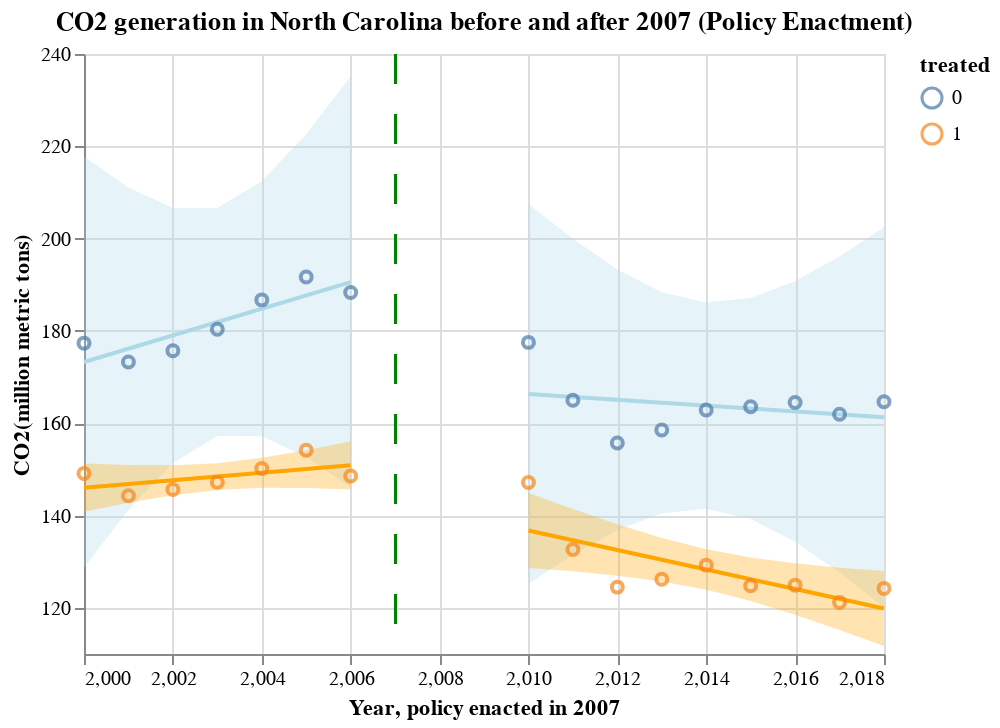

Notebook source saved alongside this figure:
### Code cell
df1 = df.copy()
data = df1[df1["State"].isin(['NC', 'GA','FL','VA'])]
data = data[(data["Year"].isin([2000, 2001, 2002,2003,2004,2005, 2006, 2010, 2011, 2012,2013,2014,2015,2016, 2017, 2018 ]))]

data['treated'] = np.where(data["State"]=='NC', 1, 0)
data['post_treatment'] = np.where(data['Year']>2007, 1, 0)

grouped_means = data.groupby(["treated", "Year"], as_index=False)[
    ["CO2"]
].mean()
scatter = (
    alt.Chart(grouped_means)
    .mark_point()
    .encode(
        x=alt.X("Year:Q", scale=alt.Scale(zero=False), title = 'Year, policy enacted in 2007'),
        y=alt.Y("CO2:Q", scale=alt.Scale(zero=False), title = 'CO2(million metric tons)'),
        color="treated:N",
    )
).properties(title="CO2 generation in North Carolina before and after 2007 (Policy Enactment)")

df_t = df1.copy()
df_t["enact"] = 2007

loesses = []
ci = []
colors = {0: "lightblue", 1:"orange"}
for t, p in [(0, 0), (0, 1), (1, 0), (1, 1)]:
    c = (
        alt.Chart(
            data[(data["treated"] == t) & (data["post_treatment"] == p)]
        )
        .encode(
            x=alt.X("Year:Q", scale=alt.Scale(zero=False)),
            y=alt.Y("CO2:Q", scale=alt.Scale(zero=False)),
        )
        .transform_regression("Year", "CO2")
        .mark_line(color=colors[t])
    )
    loesses.append(c)

    se = get_ci(data[(data["treated"] == t) & (data["post_treatment"] == p)], "CO2","Year", colors[t])
    ci.append(se)

rule = alt.Chart(df_t).mark_rule(color="green", strokeDash=[15, 15]).encode(
    x='enact:Q',
)

NC_fin = alt.layer(*ci, *loesses, scatter) + rule
NC_fin.save(f"{path_prefix}NC.png")
NC_fin

### Figure 1 — Vega-Lite specification as saved in the notebook (floating-point values rounded to 4 significant figures; data arrays with more than 128 entries replaced by an {"elided": "..."} marker saying what was removed)
{"config": {"view": {"continuousWidth": 400, "continuousHeight": 300}}, "layer": [{"data": {"name": "data-04ada61197699638b2c137a1f0761142"}, "mark": {"type": "errorband", "color": "lightblue"}, "encoding": {"x": {"field": "Year", "scale": {"zero": false}, "type": "quantitative"}, "y": {"field": "ci_low", "scale": {"zero": false}, "title": "", "type": "quantitative"}, "y2": {"field": "ci_high"}}}, {"data": {"name": "data-9bc61262c7d4d8a8f3f5cca76d3d5773"}, "mark": {"type": "errorband", "color": "lightblue"}, "encoding": {"x": {"field": "Year", "scale": {"zero": false}, "type": "quantitative"}, "y": {"field": "ci_low", "scale": {"zero": false}, "title": "", "type": "quantitative"}, "y2": {"field": "ci_high"}}}, {"data": {"name": "data-7137c89ffdf3fdbb71cb50b03297112b"}, "mark": {"type": "errorband", "color": "orange"}, "encoding": {"x": {"field": "Year", "scale": {"zero": false}, "type": "quantitative"}, "y": {"field": "ci_low", "scale": {"zero": false}, "title": "", "type": "quantitative"}, "y2": {"field": "ci_high"}}}, {"data": {"name": "data-0e5f52cba0f6b0106f02d62fead1a860"}, "mark": {"type": "errorband", "color": "orange"}, "encoding": {"x": {"field": "Year", "scale": {"zero": false}, "type": "quantitative"}, "y": {"field": "ci_low", "scale": {"zero": false}, "title": "", "type": "quantitative"}, "y2": {"field": "ci_high"}}}, {"data": {"name": "data-198a30dc5b19b95b8c292d52f02ad3d4"}, "mark": {"type": "line", "color": "lightblue"}, "encoding": {"x": {"field": "Year", "scale": {"zero": false}, "type": "quantitative"}, "y": {"field": "CO2", "scale": {"zero": false}, "type": "quantitative"}}, "transform": [{"on": "Year", "regression": "CO2"}]}, {"data": {"name": "data-98312b1607e70aa1d1667733fa9af33a"}, "mark": {"type": "line", "color": "lightblue"}, "encoding": {"x": {"field": "Year", "scale": {"zero": false}, "type": "quantitative"}, "y": {"field": "CO2", "scale": {"zero": false}, "type": "quantitative"}}, "transform": [{"on": "Year", "regression": "CO2"}]}, {"data": {"name": "data-093dba6de4550914b8373c0d8085ed2c"}, "mark": {"type": "line", "color": "orange"}, "encoding": {"x": {"field": "Year", "scale": {"zero": false}, "type": "quantitative"}, "y": {"field": "CO2", "scale": {"zero": false}, "type": "quantitative"}}, "transform": [{"on": "Year", "regression": "CO2"}]}, {"data": {"name": "data-3cecbd23f3f2a68d74417af6f2e7c65d"}, "mark": {"type": "line", "color": "orange"}, "encoding": {"x": {"field": "Year", "scale": {"zero": false}, "type": "quantitative"}, "y": {"field": "CO2", "scale": {"zero": false}, "type": "quantitative"}}, "transform": [{"on": "Year", "regression": "CO2"}]}, {"data": {"name": "data-dad3ef2b38a3ab5a209e307b5d9c0783"}, "mark": "point", "encoding": {"color": {"field": "treated", "type": "nominal"}, "x": {"field": "Year", "scale": {"zero": false}, "title": "Year, policy enacted in 2007", "type": "quantitative"}, "y": {"field": "CO2", "scale": {"zero": false}, "title": "CO2(million metric tons)", "type": "quantitative"}}, "title": "CO2 generation in North Carolina before and after 2007 (Policy Enactment)"}, {"data": {"name": "data-a4e661436fc7e88819081f52b7d93f65"}, "mark": {"type": "rule", "color": "green", "strokeDash": [15, 15]}, "encoding": {"x": {"field": "enact", "type": "quantitative"}}}], "$schema": "https://vega.github.io/schema/vega-lite/v4.17.0.json", "datasets": {"data-04ada61197699638b2c137a1f0761142": [{"Year": 2000, "CO2": 173.3, "ci_low": 128.7, "ci_high": 217.8}, {"Year": 2001, "CO2": 176.1, "ci_low": 141.2, "ci_high": 211.1}, {"Year": 2002, "CO2": 179.0, "ci_low": 151.4, "ci_high": 206.7}, {"Year": 2003, "CO2": 181.9, "ci_low": 157.2, "ci_high": 206.6}, {"Year": 2004, "CO2": 184.8, "ci_low": 157.2, "ci_high": 212.4}, {"Year": 2005, "CO2": 187.7, "ci_low": 152.7, "ci_high": 222.6}, {"Year": 2006, "CO2": 190.6, "ci_low": 146.0, "ci_high": 235.1}], "data-9bc61262c7d4d8a8f3f5cca76d3d5773": [{"Year": 2010, "CO2": 166.3, "ci_low": 125.2, "ci_high": 207.5}, {"Year": 2011, "CO2": 165.7, "ci_low": 131.5, "ci_high": 199.9}, {"Year": 2012, "CO2": 165.1, "ci_low": 136.8, "ci_high": 193.3}, {"Year": 2013, "CO2": 164.4, "ci_low": 140.5, "ci_high": 188.4}, {"Year": 2014, "CO2": 163.8, "ci_low": 141.5, "ci_high": 186.1}, {"Year": 2015, "CO2": 163.2, "ci_low": 139.2, "ci_high": 187.1}, {"Year": 2016, "CO2": 162.5, "ci_low": 134.3, "ci_high": 190.8}, {"Year": 2017, "CO2": 161.9, "ci_low": 127.7, "ci_high": 196.1}, {"Year": 2018, "CO2": 161.3, "ci_low": 120.1, "ci_high": 202.5}], "data-7137c89ffdf3fdbb71cb50b03297112b": [{"Year": 2000, "CO2": 146.0, "ci_low": 140.8, "ci_high": 151.3}, {"Year": 2001, "CO2": 146.8, "ci_low": 142.7, "ci_high": 150.9}, {"Year": 2002, "CO2": 147.7, "ci_low": 144.4, "ci_high": 150.9}, {"Year": 2003, "CO2": 148.5, "ci_low": 145.6, "ci_high": 151.4}, {"Year": 2004, "CO2": 149.3, "ci_low": 146.0, "ci_high": 152.5}, {"Year": 2005, "CO2": 150.1, "ci_low": 146.0, "ci_high": 154.2}, {"Year": 2006, "CO2": 150.9, "ci_low": 145.7, "ci_high": 156.1}], "data-0e5f52cba0f6b0106f02d62fead1a860": [{"Year": 2010, "CO2": 136.8, "ci_low": 128.7, "ci_high": 144.9}, {"Year": 2011, "CO2": 134.7, "ci_low": 127.9, "ci_high": 141.4}, {"Year": 2012, "CO2": 132.5, "ci_low": 127.0, "ci_high": 138.1}, {"Year": 2013, "CO2": 130.4, "ci_low": 125.7, "ci_high": 135.1}, {"Year": 2014, "CO2": 128.3, "ci_low": 123.9, "ci_high": 132.7}, {"Year": 2015, "CO2": 126.2, "ci_low": 121.5, "ci_high": 130.9}, {"Year": 2016, "CO2": 124.1, "ci_low": 118.5, "ci_high": 129.6}, {"Year": 2017, "CO2": 122.0, "ci_low": 115.2, "ci_high": 128.7}, {"Year": 2018, "CO2": 119.9, "ci_low": 111.7, "ci_high": 128.0}], "data-198a30dc5b19b95b8c292d52f02ad3d4": [{"Unnamed: 0": 133, "Year": 2000, "Average_Temp": 70.6, "StateName": "Florida", "Percipitation": 40.29, "State": "FL", "RPS": false, "Enacted": "None", "Percentage": 0.0, "TargetYear": 0, "Duration": 0, "CleanEnergyPercent": 0.0, "Entity": "US", "Code": "OWID_WRL", "SolarPrice": 4.88, "CO2": 239.1, "CoalPrice": 1.57, "NaturalGasPrice": 5.01, "NuclearPrice": 0.44, "PetroleumPrice": 8.84, "GDP": 490400.0, "treated": 0, "post_treatment": 0}, {"Unnamed: 0": 134, "Year": 2000, "Average_Temp": 63.3, "StateName": "Georgia", "Percipitation": 41.38, "State": "GA", "RPS": false, "Enacted": "None", "Percentage": 0.0, "TargetYear": 0, "Duration": 0, "CleanEnergyPercent": 0.0, "Entity": "US", "Code": "OWID_WRL", "SolarPrice": 4.88, "CO2": 169.7, "CoalPrice": 1.55, "NaturalGasPrice": 6.24, "NuclearPrice": 0.45, "PetroleumPrice": 9.57, "GDP": 305600.0, "treated": 0, "post_treatment": 0}, {"Unnamed: 0": 163, "Year": 2000, "Average_Temp": 54.9, "StateName": "Virginia", "Percipitation": 40.33, "State": "VA", "RPS": false, "Enacted": "None", "Percentage": 0.0, "TargetYear": 0, "Duration": 0, "CleanEnergyPercent": 0.0, "Entity": "US", "Code": "OWID_WRL", "SolarPrice": 4.88, "CO2": 123.3, "CoalPrice": 1.38, "NaturalGasPrice": 7.0, "NuclearPrice": 0.43, "PetroleumPrice": 10.06, "GDP": 268500.0, "treated": 0, "post_treatment": 0}, {"Unnamed: 0": 175, "Year": 2001, "Average_Temp": 70.9, "StateName": "Florida", "Percipitation": 52.21, "State": "FL", "RPS": false, "Enacted": "None", "Percentage": 0.0, "TargetYear": 0, "Duration": 0, "CleanEnergyPercent": 0.0, "Entity": "US", "Code": "OWID_WRL", "SolarPrice": 4.774, "CO2": 237.4, "CoalPrice": 1.72, "NaturalGasPrice": 5.7, "NuclearPrice": 0.41, "PetroleumPrice": 8.17, "GDP": 519100.0, "treated": 0, "post_treatment": 0}, {"Unnamed: 0": 176, "Year": 2001, "Average_Temp": 63.9, "StateName": "Georgia", "Percipitation": 41.8, "State": "GA", "RPS": false, "Enacted": "None", "Percentage": 0.0, "TargetYear": 0, "Duration": 0, "CleanEnergyPercent": 0.0, "Entity": "US", "Code": "OWID_WRL", "SolarPrice": 4.774, "CO2": 161.6, "CoalPrice": 1.68, "NaturalGasPrice": 7.56, "NuclearPrice": 0.44, "PetroleumPrice": 9.03, "GDP": 317500.0, "treated": 0, "post_treatment": 0}, {"Unnamed: 0": 205, "Year": 2001, "Average_Temp": 55.8, "StateName": "Virginia", "Percipitation": 34.88, "State": "VA", "RPS": false, "Enacted": "None", "Percentage": 0.0, "TargetYear": 0, "Duration": 0, "CleanEnergyPercent": 0.0, "Entity": "US", "Code": "OWID_WRL", "SolarPrice": 4.774, "CO2": 120.8, "CoalPrice": 1.63, "NaturalGasPrice": 8.23, "NuclearPrice": 0.44, "PetroleumPrice": 9.46, "GDP": 285600.0, "treated": 0, "post_treatment": 0}, {"Unnamed: 0": 217, "Year": 2002, "Average_Temp": 71.3, "StateName": "Florida", "Percipitation": 58.49, "State": "FL", "RPS": false, "Enacted": "None", "Percentage": 0.0, "TargetYear": 0, "Duration": 0, "CleanEnergyPercent": 0.0, "Entity": "US", "Code": "OWID_WRL", "SolarPrice": 4.031, "CO2": 241.2, "CoalPrice": 1.76, "NaturalGasPrice": 4.71, "NuclearPrice": 0.41, "PetroleumPrice": 8.12, "GDP": 553000.0, "treated": 0, "post_treatment": 0}, {"Unnamed: 0": 218, "Year": 2002, "Average_Temp": 64.4, "StateName": "Georgia", "Percipitation": 49.72, "State": "GA", "RPS": false, "Enacted": "None", "Percentage": 0.0, "TargetYear": 0, "Duration": 0, "CleanEnergyPercent": 0.0, "Entity": "US", "Code": "OWID_WRL", "SolarPrice": 4.031, "CO2": 166.6, "CoalPrice": 1.7, "NaturalGasPrice": 6.68, "NuclearPrice": 0.45, "PetroleumPrice": 8.64, "GDP": 327100.0, "treated": 0, "post_treatment": 0}, {"Unnamed: 0": 247, "Year": 2002, "Average_Temp": 56.6, "StateName": "Virginia", "Percipitation": 42.62, "State": "VA", "RPS": false, "Enacted": "None", "Percentage": 0.0, "TargetYear": 0, "Duration": 0, "CleanEnergyPercent": 0.0, "Entity": "US", "Code": "OWID_WRL", "SolarPrice": 4.031, "CO2": 119.3, "CoalPrice": 1.73, "NaturalGasPrice": 6.62, "NuclearPrice": 0.44, "PetroleumPrice": 9.19, "GDP": 295400.0, "treated": 0, "post_treatment": 0}, {"Unnamed: 0": 259, "Year": 2003, "Average_Temp": 70.9, "StateName": "Florida", "Percipitation": 58.77, "State": "FL", "RPS": false, "Enacted": "None", "Percentage": 0.0, "TargetYear": 0, "Duration": 0, "CleanEnergyPercent": 0.0, "Entity": "US", "Code": "OWID_WRL", "SolarPrice": 3.978, "CO2": 246.5, "CoalPrice": 1.76, "NaturalGasPrice": 6.43, "NuclearPrice": 0.42, "PetroleumPrice": 9.35, "GDP": 590500.0, "treated": 0, "post_treatment": 0}, {"Unnamed: 0": 260, "Year": 2003, "Average_Temp": 63.3, "StateName": "Georgia", "Percipitation": 57.23, "State": "GA", "RPS": false, "Enacted": "None", "Percentage": 0.0, "TargetYear": 0, "Duration": 0, "CleanEnergyPercent": 0.0, "Entity": "US", "Code": "OWID_WRL", "SolarPrice": 3.978, "CO2": 170.5, "CoalPrice": 1.73, "NaturalGasPrice": 8.69, "NuclearPrice": 0.44, "PetroleumPrice": 9.98, "GDP": 342600.0, "treated": 0, "post_treatment": 0}, {"Unnamed: 0": 289, "Year": 2003, "Average_Temp": 55.0, "StateName": "Virginia", "Percipitation": 61.89, "State": "VA", "RPS": false, "Enacted": "None", "Percentage": 0.0, "TargetYear": 0, "Duration": 0, "CleanEnergyPercent": 0.0, "Entity": "US", "Code": "OWID_WRL", "SolarPrice": 3.978, "CO2": 124.1, "CoalPrice": 1.69, "NaturalGasPrice": 8.61, "NuclearPrice": 0.46, "PetroleumPrice": 10.31, "GDP": 311700.0, "treated": 0, "post_treatment": 0}, {"Unnamed: 0": 301, "Year": 2004, "Average_Temp": 70.8, "StateName": "Florida", "Percipitation": 57.22, "State": "FL", "RPS": false, "Enacted": "None", "Percentage": 0.0, "TargetYear": 0, "Duration": 0, "CleanEnergyPercent": 0.0, "Entity": "US", "Code": "OWID_WRL", "SolarPrice": 4.137, "CO2": 257.1, "CoalPrice": 1.93, "NaturalGasPrice": 7.05, "NuclearPrice": 0.44, "PetroleumPrice": 11.07, "GDP": 646600.0, "treated": 0, "post_treatment": 0}, {"Unnamed: 0": 302, "Year": 2004, "Average_Temp": 64.0, "StateName": "Georgia", "Percipitation": 52.16, "State": "GA", "RPS": false, "Enacted": "None", "Percentage": 0.0, "TargetYear": 0, "Duration": 0, "CleanEnergyPercent": 0.0, "Entity": "US", "Code": "OWID_WRL", "SolarPrice": 4.137, "CO2": 175.3, "CoalPrice": 1.82, "NaturalGasPrice": 9.77, "NuclearPrice": 0.43, "PetroleumPrice": 12.08, "GDP": 364800.0, "treated": 0, "post_treatment": 0}, {"Unnamed: 0": 331, "Year": 2004, "Average_Temp": 55.9, "StateName": "Virginia", "Percipitation": 48.94, "State": "VA", "RPS": false, "Enacted": "None", "Percentage": 0.0, "TargetYear": 0, "Duration": 0, "CleanEnergyPercent": 0.0, "Entity": "US", "Code": "OWID_WRL", "SolarPrice": 4.137, "CO2": 127.7, "CoalPrice": 1.97, "NaturalGasPrice": 9.58, "NuclearPrice": 0.46, "PetroleumPrice": 12.1, "GDP": 332100.0, "treated": 0, "post_treatment": 0}, {"Unnamed: 0": 343, "Year": 2005, "Average_Temp": 70.8, "StateName": "Florida", "Percipitation": 59.48, "State": "FL", "RPS": false, "Enacted": "None", "Percentage": 0.0, "TargetYear": 0, "Duration": 0, "CleanEnergyPercent": 0.0, "Entity": "US", "Code": "OWID_WRL", "SolarPrice": 4.243, "CO2": 260.0, "CoalPrice": 2.33, "NaturalGasPrice": 9.07, "NuclearPrice": 0.47, "PetroleumPrice": 14.28, "GDP": 705900.0, "treated": 0, "post_treatment": 0}, {"Unnamed: 0": 344, "Year": 2005, "Average_Temp": 63.8, "StateName": "Georgia", "Percipitation": 54.74, "State": "GA", "RPS": false, "Enacted": "None", "Percentage": 0.0, "TargetYear": 0, "Duration": 0, "CleanEnergyPercent": 0.0, "Entity": "US", "Code": "OWID_WRL", "SolarPrice": 4.243, "CO2": 185.6, "CoalPrice": 2.21, "NaturalGasPrice": 12.45, "NuclearPrice": 0.44, "PetroleumPrice": 15.59, "GDP": 389500.0, "treated": 0, "post_treatment": 0}, {"Unnamed: 0": 373, "Year": 2005, "Average_Temp": 55.9, "StateName": "Virginia", "Percipitation": 39.83, "State": "VA", "RPS": false, "Enacted": "None", "Percentage": 0.0, "TargetYear": 0, "Duration": 0, "CleanEnergyPercent": 0.0, "Entity": "US", "Code": "OWID_WRL", "SolarPrice": 4.243, "CO2": 129.4, "CoalPrice": 2.36, "NaturalGasPrice": 11.58, "NuclearPrice": 0.44, "PetroleumPrice": 15.65, "GDP": 358100.0, "treated": 0, "post_treatment": 0}, {"Unnamed: 0": 385, "Year": 2006, "Average_Temp": 71.4, "StateName": "Florida", "Percipitation": 41.0, "State": "FL", "RPS": false, "Enacted": "None", "Percentage": 0.0, "TargetYear": 0, "Duration": 0, "CleanEnergyPercent": 0.0, "Entity": "US", "Code": "OWID_WRL", "SolarPrice": 4.456, "CO2": 259.1, "CoalPrice": 2.59, "NaturalGasPrice": 9.13, "NuclearPrice": 0.52, "PetroleumPrice": 16.84, "GDP": 750500.0, "treated": 0, "post_treatment": 0}, {"Unnamed: 0": 386, "Year": 2006, "Average_Temp": 64.5, "StateName": "Georgia", "Percipitation": 39.0, "State": "GA", "RPS": false, "Enacted": "None", "Percentage": 0.0, "TargetYear": 0, "Duration": 0, "CleanEnergyPercent": 0.0, "Entity": "US", "Code": "OWID_WRL", "SolarPrice": 4.456, "CO2": 182.9, "CoalPrice": 2.44, "NaturalGasPrice": 11.56, "NuclearPrice": 0.44, "PetroleumPrice": 17.54, "GDP": 406000.0, "treated": 0, "post_treatment": 0}, {"Unnamed: 0": 415, "Year": 2006, "Average_Temp": 56.6, "StateName": "Virginia", "Percipitation": 46.2, "State": "VA", "RPS": false, "Enacted": "None", "Percentage": 0.0, "TargetYear": 0, "Duration": 0, "CleanEnergyPercent": 0.0, "Entity": "US", "Code": "OWID_WRL", "SolarPrice": 4.456, "CO2": 123.0, "CoalPrice": 2.5, "NaturalGasPrice": 11.39, "NuclearPrice": 0.52, "PetroleumPrice": 18.3, "GDP": 376200.0, "treated": 0, "post_treatment": 0}], "data-98312b1607e70aa1d1667733fa9af33a": [{"Unnamed: 0": 553, "Year": 2010, "Average_Temp": 69.2, "StateName": "Florida", "Percipitation": 48.12, "State": "FL", "RPS": false, "Enacted": "None", "Percentage": 0.0, "TargetYear": 0, "Duration": 0, "CleanEnergyPercent": 0.0, "Entity": "US", "Code": "OWID_WRL", "SolarPrice": 2.045, "CO2": 245.5, "CoalPrice": 3.48, "NaturalGasPrice": 6.91, "NuclearPrice": 0.68, "PetroleumPrice": 19.82, "GDP": 746900.0, "treated": 0, "post_treatment": 1}, {"Unnamed: 0": 554, "Year": 2010, "Average_Temp": 63.0, "StateName": "Georgia", "Percipitation": 43.04, "State": "GA", "RPS": false, "Enacted": "None", "Percentage": 0.0, "TargetYear": 0, "Duration": 0, "CleanEnergyPercent": 0.0, "Entity": "US", "Code": "OWID_WRL", "SolarPrice": 2.045, "CO2": 175.2, "CoalPrice": 3.9, "NaturalGasPrice": 8.66, "NuclearPrice": 0.63, "PetroleumPrice": 19.8, "GDP": 418100.0, "treated": 0, "post_treatment": 1}, {"Unnamed: 0": 583, "Year": 2010, "Average_Temp": 55.9, "StateName": "Virginia", "Percipitation": 41.74, "State": "VA", "RPS": false, "Enacted": "None", "Percentage": 0.0, "TargetYear": 0, "Duration": 0, "CleanEnergyPercent": 0.0, "Entity": "US", "Code": "OWID_WRL", "SolarPrice": 2.045, "CO2": 111.9, "CoalPrice": 3.53, "NaturalGasPrice": 8.11, "NuclearPrice": 0.54, "PetroleumPrice": 20.84, "GDP": 427000.0, "treated": 0, "post_treatment": 1}, {"Unnamed: 0": 595, "Year": 2011, "Average_Temp": 71.7, "StateName": "Florida", "Percipitation": 46.77, "State": "FL", "RPS": false, "Enacted": "None", "Percentage": 0.0, "TargetYear": 0, "Duration": 0, "CleanEnergyPercent": 0.0, "Entity": "US", "Code": "OWID_WRL", "SolarPrice": 1.677, "CO2": 232.4, "CoalPrice": 3.55, "NaturalGasPrice": 6.33, "NuclearPrice": 0.77, "PetroleumPrice": 25.75, "GDP": 755200.0, "treated": 0, "post_treatment": 1}, {"Unnamed: 0": 596, "Year": 2011, "Average_Temp": 64.6, "StateName": "Georgia", "Percipitation": 40.11, "State": "GA", "RPS": false, "Enacted": "None", "Percentage": 0.0, "TargetYear": 0, "Duration": 0, "CleanEnergyPercent": 0.0, "Entity": "US", "Code": "OWID_WRL", "SolarPrice": 1.677, "CO2": 160.0, "CoalPrice": 3.78, "NaturalGasPrice": 7.98, "NuclearPrice": 0.75, "PetroleumPrice": 25.29, "GDP": 431700.0, "treated": 0, "post_treatment": 1}, {"Unnamed: 0": 625, "Year": 2011, "Average_Temp": 57.0, "StateName": "Virginia", "Percipitation": 48.3, "State": "VA", "RPS": false, "Enacted": "None", "Percentage": 0.0, "TargetYear": 0, "Duration": 0, "CleanEnergyPercent": 0.0, "Entity": "US", "Code": "OWID_WRL", "SolarPrice": 1.677, "CO2": 102.5, "CoalPrice": 3.91, "NaturalGasPrice": 7.67, "NuclearPrice": 0.32, "PetroleumPrice": 26.65, "GDP": 435200.0, "treated": 0, "post_treatment": 1}, {"Unnamed: 0": 637, "Year": 2012, "Average_Temp": 71.9, "StateName": "Florida", "Percipitation": 55.09, "State": "FL", "RPS": false, "Enacted": "None", "Percentage": 0.0, "TargetYear": 0, "Duration": 0, "CleanEnergyPercent": 0.0, "Entity": "US", "Code": "OWID_WRL", "SolarPrice": 0.8764, "CO2": 227.0, "CoalPrice": 3.51, "NaturalGasPrice": 5.27, "NuclearPrice": 0.71, "PetroleumPrice": 26.65, "GDP": 778500.0, "treated": 0, "post_treatment": 1}, {"Unnamed: 0": 638, "Year": 2012, "Average_Temp": 65.5, "StateName": "Georgia", "Percipitation": 42.02, "State": "GA", "RPS": false, "Enacted": "None", "Percentage": 0.0, "TargetYear": 0, "Duration": 0, "CleanEnergyPercent": 0.0, "Entity": "US", "Code": "OWID_WRL", "SolarPrice": 0.8764, "CO2": 141.6, "CoalPrice": 3.51, "NaturalGasPrice": 6.23, "NuclearPrice": 0.83, "PetroleumPrice": 26.2, "GDP": 447800.0, "treated": 0, "post_treatment": 1}, {"Unnamed: 0": 667, "Year": 2012, "Average_Temp": 57.6, "StateName": "Virginia", "Percipitation": 40.05, "State": "VA", "RPS": false, "Enacted": "None", "Percentage": 0.0, "TargetYear": 0, "Duration": 0, "CleanEnergyPercent": 0.0, "Entity": "US", "Code": "OWID_WRL", "SolarPrice": 0.8764, "CO2": 98.56, "CoalPrice": 4.04, "NaturalGasPrice": 5.98, "NuclearPrice": 0.54, "PetroleumPrice": 27.32, "GDP": 446000.0, "treated": 0, "post_treatment": 1}, {"Unnamed: 0": 679, "Year": 2013, "Average_Temp": 71.7, "StateName": "Florida", "Percipitation": 56.87, "State": "FL", "RPS": false, "Enacted": "None", "Percentage": 0.0, "TargetYear": 0, "Duration": 0, "CleanEnergyPercent": 0.0, "Entity": "US", "Code": "OWID_WRL", "SolarPrice": 0.6963, "CO2": 227.0, "CoalPrice": 3.44, "NaturalGasPrice": 5.59, "NuclearPrice": 0.77, "PetroleumPrice": 26.09, "GDP": 811800.0, "treated": 0, "post_treatment": 1}, {"Unnamed: 0": 680, "Year": 2013, "Average_Temp": 63.4, "StateName": "Georgia", "Percipitation": 63.49, "State": "GA", "RPS": false, "Enacted": "None", "Percentage": 0.0, "TargetYear": 0, "Duration": 0, "CleanEnergyPercent": 0.0, "Entity": "US", "Code": "OWID_WRL", "SolarPrice": 0.6963, "CO2": 142.9, "CoalPrice": 3.22, "NaturalGasPrice": 7.06, "NuclearPrice": 0.87, "PetroleumPrice": 25.81, "GDP": 464800.0, "treated": 0, "post_treatment": 1}, {"Unnamed: 0": 709, "Year": 2013, "Average_Temp": 55.1, "StateName": "Virginia", "Percipitation": 51.37, "State": "VA", "RPS": false, "Enacted": "None", "Percentage": 0.0, "TargetYear": 0, "Duration": 0, "CleanEnergyPercent": 0.0, "Entity": "US", "Code": "OWID_WRL", "SolarPrice": 0.6963, "CO2": 105.8, "CoalPrice": 3.62, "NaturalGasPrice": 6.73, "NuclearPrice": 0.71, "PetroleumPrice": 26.82, "GDP": 457600.0, "treated": 0, "post_treatment": 1}, {"Unnamed: 0": 721, "Year": 2014, "Average_Temp": 70.6, "StateName": "Florida", "Percipitation": 59.13, "State": "FL", "RPS": false, "Enacted": "None", "Percentage": 0.0, "TargetYear": 0, "Duration": 0, "CleanEnergyPercent": 0.0, "Entity": "US", "Code": "OWID_WRL", "SolarPrice": 0.6415, "CO2": 233.0, "CoalPrice": 3.33, "NaturalGasPrice": 6.04, "NuclearPrice": 0.74, "PetroleumPrice": 25.02, "GDP": 851700.0, "treated": 0, "post_treatment": 1}, {"Unnamed: 0": 722, "Year": 2014, "Average_Temp": 63.0, "StateName": "Georgia", "Percipitation": 51.41, "State": "GA", "RPS": false, "Enacted": "None", "Percentage": 0.0, "TargetYear": 0, "Duration": 0, "CleanEnergyPercent": 0.0, "Entity": "US", "Code": "OWID_WRL", "SolarPrice": 0.6415, "CO2": 148.1, "CoalPrice": 3.15, "NaturalGasPrice": 7.54, "NuclearPrice": 0.86, "PetroleumPrice": 25.03, "GDP": 490100.0, "treated": 0, "post_treatment": 1}, {"Unnamed: 0": 751, "Year": 2014, "Average_Temp": 54.4, "StateName": "Virginia", "Percipitation": 43.75, "State": "VA", "RPS": false, "Enacted": "None", "Percentage": 0.0, "TargetYear": 0, "Duration": 0, "CleanEnergyPercent": 0.0, "Entity": "US", "Code": "OWID_WRL", "SolarPrice": 0.6415, "CO2": 107.4, "CoalPrice": 3.46, "NaturalGasPrice": 7.74, "NuclearPrice": 0.61, "PetroleumPrice": 25.87, "GDP": 465200.0, "treated": 0, "post_treatment": 1}, {"Unnamed: 0": 763, "Year": 2015, "Average_Temp": 73.4, "StateName": "Florida", "Percipitation": 52.86, "State": "FL", "RPS": false, "Enacted": "None", "Percentage": 0.0, "TargetYear": 0, "Duration": 0, "CleanEnergyPercent": 0.0, "Entity": "US", "Code": "OWID_WRL", "SolarPrice": 0.5965, "CO2": 237.4, "CoalPrice": 3.11, "NaturalGasPrice": 4.91, "NuclearPrice": 0.66, "PetroleumPrice": 17.6, "GDP": 908500.0, "treated": 0, "post_treatment": 1}, {"Unnamed: 0": 764, "Year": 2015, "Average_Temp": 65.3, "StateName": "Georgia", "Percipitation": 55.74, "State": "GA", "RPS": false, "Enacted": "None", "Percentage": 0.0, "TargetYear": 0, "Duration": 0, "CleanEnergyPercent": 0.0, "Entity": "US", "Code": "OWID_WRL", "SolarPrice": 0.5965, "CO2": 145.7, "CoalPrice": 2.96, "NaturalGasPrice": 5.77, "NuclearPrice": 0.75, "PetroleumPrice": 17.63, "GDP": 521000.0, "treated": 0, "post_treatment": 1}, {"Unnamed: 0": 793, "Year": 2015, "Average_Temp": 56.5, "StateName": "Virginia", "Percipitation": 49.76, "State": "VA", "RPS": false, "Enacted": "None", "Percentage": 0.0, "TargetYear": 0, "Duration": 0, "CleanEnergyPercent": 0.0, "Entity": "US", "Code": "OWID_WRL", "SolarPrice": 0.5965, "CO2": 107.6, "CoalPrice": 3.11, "NaturalGasPrice": 5.6, "NuclearPrice": 0.63, "PetroleumPrice": 18.07, "GDP": 483800.0, "treated": 0, "post_treatment": 1}, {"Unnamed: 0": 805, "Year": 2016, "Average_Temp": 72.5, "StateName": "Florida", "Percipitation": 53.41, "State": "FL", "RPS": false, "Enacted": "None", "Percentage": 0.0, "TargetYear": 0, "Duration": 0, "CleanEnergyPercent": 0.0, "Entity": "US", "Code": "OWID_WRL", "SolarPrice": 0.5505, "CO2": 238.9, "CoalPrice": 3.03, "NaturalGasPrice": 4.39, "NuclearPrice": 0.65, "PetroleumPrice": 15.57, "GDP": 953400.0, "treated": 0, "post_treatment": 1}, {"Unnamed: 0": 806, "Year": 2016, "Average_Temp": 65.8, "StateName": "Georgia", "Percipitation": 40.9, "State": "GA", "RPS": false, "Enacted": "None", "Percentage": 0.0, "TargetYear": 0, "Duration": 0, "CleanEnergyPercent": 0.0, "Entity": "US", "Code": "OWID_WRL", "SolarPrice": 0.5505, "CO2": 144.6, "CoalPrice": 2.82, "NaturalGasPrice": 5.41, "NuclearPrice": 0.81, "PetroleumPrice": 15.52, "GDP": 547500.0, "treated": 0, "post_treatment": 1}, {"Unnamed: 0": 835, "Year": 2016, "Average_Temp": 57.1, "StateName": "Virginia", "Percipitation": 45.41, "State": "VA", "RPS": false, "Enacted": "None", "Percentage": 0.0, "TargetYear": 0, "Duration": 0, "CleanEnergyPercent": 0.0, "Entity": "US", "Code": "OWID_WRL", "SolarPrice": 0.5505, "CO2": 110.1, "CoalPrice": 2.98, "NaturalGasPrice": 4.82, "NuclearPrice": 0.65, "PetroleumPrice": 15.85, "GDP": 496000.0, "treated": 0, "post_treatment": 1}, {"Unnamed: 0": 847, "Year": 2017, "Average_Temp": 72.8, "StateName": "Florida", "Percipitation": 58.63, "State": "FL", "RPS": false, "Enacted": "None", "Percentage": 0.0, "TargetYear": 0, "Duration": 0, "CleanEnergyPercent": 0.0, "Entity": "US", "Code": "OWID_WRL", "SolarPrice": 0.4622, "CO2": 238.4, "CoalPrice": 2.98, "NaturalGasPrice": 4.82, "NuclearPrice": 0.69, "PetroleumPrice": 17.7, "GDP": 1003000.0, "treated": 0, "post_treatment": 1}, {"Unnamed: 0": 848, "Year": 2017, "Average_Temp": 65.8, "StateName": "Georgia", "Percipitation": 49.8, "State": "GA", "RPS": false, "Enacted": "None", "Percentage": 0.0, "TargetYear": 0, "Duration": 0, "CleanEnergyPercent": 0.0, "Entity": "US", "Code": "OWID_WRL", "SolarPrice": 0.4622, "CO2": 141.8, "CoalPrice": 2.79, "NaturalGasPrice": 6.21, "NuclearPrice": 0.8, "PetroleumPrice": 17.48, "GDP": 574400.0, "treated": 0, "post_treatment": 1}, {"Unnamed: 0": 877, "Year": 2017, "Average_Temp": 57.3, "StateName": "Virginia", "Percipitation": 41.56, "State": "VA", "RPS": false, "Enacted": "None", "Percentage": 0.0, "TargetYear": 0, "Duration": 0, "CleanEnergyPercent": 0.0, "Entity": "US", "Code": "OWID_WRL", "SolarPrice": 0.4622, "CO2": 105.6, "CoalPrice": 2.99, "NaturalGasPrice": 5.28, "NuclearPrice": 0.66, "PetroleumPrice": 17.87, "GDP": 509900.0, "treated": 0, "post_treatment": 1}, {"Unnamed: 0": 889, "Year": 2018, "Average_Temp": 72.3, "StateName": "Florida", "Percipitation": 60.52, "State": "FL", "RPS": false, "Enacted": "None", "Percentage": 0.0, "TargetYear": 0, "Duration": 0, "CleanEnergyPercent": 0.0, "Entity": "US", "Code": "OWID_WRL", "SolarPrice": 0.4115, "CO2": 242.0, "CoalPrice": 2.94, "NaturalGasPrice": 5.01, "NuclearPrice": 0.63, "PetroleumPrice": 19.87, "GDP": 1058000.0, "treated": 0, "post_treatment": 1}, {"Unnamed: 0": 890, "Year": 2018, "Average_Temp": 65.1, "StateName": "Georgia", "Percipitation": 60.8, "State": "GA", "RPS": false, "Enacted": "None", "Percentage": 0.0, "TargetYear": 0, "Duration": 0, "CleanEnergyPercent": 0.0, "Entity": "US", "Code": "OWID_WRL", "SolarPrice": 0.4115, "CO2": 141.9, "CoalPrice": 2.78, "NaturalGasPrice": 6.16, "NuclearPrice": 0.79, "PetroleumPrice": 19.75, "GDP": 602300.0, "treated": 0, "post_treatment": 1}, {"Unnamed: 0": 919, "Year": 2018, "Average_Temp": 56.6, "StateName": "Virginia", "Percipitation": 63.53, "State": "VA", "RPS": false, "Enacted": "None", "Percentage": 0.0, "TargetYear": 0, "Duration": 0, "CleanEnergyPercent": 0.0, "Entity": "US", "Code": "OWID_WRL", "SolarPrice": 0.4115, "CO2": 110.1, "CoalPrice": 3.03, "NaturalGasPrice": 5.69, "NuclearPrice": 0.63, "PetroleumPrice": 20.35, "GDP": 531800.0, "treated": 0, "post_treatment": 1}], "data-093dba6de4550914b8373c0d8085ed2c": [{"Unnamed: 0": 153, "Year": 2000, "Average_Temp": 58.4, "StateName": "North Carolina", "Percipitation": 44.36, "State": "NC", "RPS": true, "Enacted": "2007", "Percentage": 12.5, "TargetYear": 2021, "Duration": 14, "CleanEnergyPercent": 2.466, "Entity": "US", "Code": "OWID_WRL", "SolarPrice": 4.88, "CO2": 149.1, "CoalPrice": 1.44, "NaturalGasPrice": 6.69, "NuclearPrice": 0.3, "PetroleumPrice": 10.59, "GDP": 278000.0, "treated": 1, "post_treatment": 0}, {"Unnamed: 0": 195, "Year": 2001, "Average_Temp": 59.4, "StateName": "North Carolina", "Percipitation": 37.81, "State": "NC", "RPS": true, "Enacted": "2007", "Percentage": 12.5, "TargetYear": 2021, "Duration": 14, "CleanEnergyPercent": 2.466, "Entity": "US", "Code": "OWID_WRL", "SolarPrice": 4.774, "CO2": 144.3, "CoalPrice": 1.6, "NaturalGasPrice": 8.56, "NuclearPrice": 0.43, "PetroleumPrice": 10.1, "GDP": 288100.0, "treated": 1, "post_treatment": 0}, {"Unnamed: 0": 237, "Year": 2002, "Average_Temp": 60.0, "StateName": "North Carolina", "Percipitation": 47.53, "State": "NC", "RPS": true, "Enacted": "2007", "Percentage": 12.5, "TargetYear": 2021, "Duration": 14, "CleanEnergyPercent": 2.466, "Entity": "US", "Code": "OWID_WRL", "SolarPrice": 4.031, "CO2": 145.7, "CoalPrice": 1.76, "NaturalGasPrice": 6.07, "NuclearPrice": 0.44, "PetroleumPrice": 9.69, "GDP": 297800.0, "treated": 1, "post_treatment": 0}, {"Unnamed: 0": 279, "Year": 2003, "Average_Temp": 58.7, "StateName": "North Carolina", "Percipitation": 63.16, "State": "NC", "RPS": true, "Enacted": "2007", "Percentage": 12.5, "TargetYear": 2021, "Duration": 14, "CleanEnergyPercent": 2.466, "Entity": "US", "Code": "OWID_WRL", "SolarPrice": 3.978, "CO2": 147.2, "CoalPrice": 1.79, "NaturalGasPrice": 8.25, "NuclearPrice": 0.43, "PetroleumPrice": 11.08, "GDP": 310400.0, "treated": 1, "post_treatment": 0}, {"Unnamed: 0": 321, "Year": 2004, "Average_Temp": 59.3, "StateName": "North Carolina", "Percipitation": 49.15, "State": "NC", "RPS": true, "Enacted": "2007", "Percentage": 12.5, "TargetYear": 2021, "Duration": 14, "CleanEnergyPercent": 2.466, "Entity": "US", "Code": "OWID_WRL", "SolarPrice": 4.137, "CO2": 150.2, "CoalPrice": 2.01, "NaturalGasPrice": 9.11, "NuclearPrice": 0.42, "PetroleumPrice": 13.17, "GDP": 329900.0, "treated": 1, "post_treatment": 0}, {"Unnamed: 0": 363, "Year": 2005, "Average_Temp": 59.4, "StateName": "North Carolina", "Percipitation": 47.58, "State": "NC", "RPS": true, "Enacted": "2007", "Percentage": 12.5, "TargetYear": 2021, "Duration": 14, "CleanEnergyPercent": 2.466, "Entity": "US", "Code": "OWID_WRL", "SolarPrice": 4.243, "CO2": 154.2, "CoalPrice": 2.41, "NaturalGasPrice": 12.2, "NuclearPrice": 0.41, "PetroleumPrice": 16.75, "GDP": 355500.0, "treated": 1, "post_treatment": 0}, {"Unnamed: 0": 405, "Year": 2006, "Average_Temp": 59.8, "StateName": "North Carolina", "Percipitation": 51.17, "State": "NC", "RPS": true, "Enacted": "2007", "Percentage": 12.5, "TargetYear": 2021, "Duration": 14, "CleanEnergyPercent": 2.466, "Entity": "US", "Code": "OWID_WRL", "SolarPrice": 4.456, "CO2": 148.6, "CoalPrice": 2.7, "NaturalGasPrice": 12.36, "NuclearPrice": 0.43, "PetroleumPrice": 19.19, "GDP": 387500.0, "treated": 1, "post_treatment": 0}], "data-3cecbd23f3f2a68d74417af6f2e7c65d": [{"Unnamed: 0": 573, "Year": 2010, "Average_Temp": 59.0, "StateName": "North Carolina", "Percipitation": 46.27, "State": "NC", "RPS": true, "Enacted": "2007", "Percentage": 12.5, "TargetYear": 2021, "Duration": 14, "CleanEnergyPercent": 2.466, "Entity": "US", "Code": "OWID_WRL", "SolarPrice": 2.045, "CO2": 147.2, "CoalPrice": 3.54, "NaturalGasPrice": 9.12, "NuclearPrice": 0.53, "PetroleumPrice": 21.87, "GDP": 420000.0, "treated": 1, "post_treatment": 1}, {"Unnamed: 0": 615, "Year": 2011, "Average_Temp": 60.4, "StateName": "North Carolina", "Percipitation": 45.99, "State": "NC", "RPS": true, "Enacted": "2007", "Percentage": 12.5, "TargetYear": 2021, "Duration": 14, "CleanEnergyPercent": 2.466, "Entity": "US", "Code": "OWID_WRL", "SolarPrice": 1.677, "CO2": 132.6, "CoalPrice": 3.65, "NaturalGasPrice": 8.38, "NuclearPrice": 0.58, "PetroleumPrice": 27.88, "GDP": 431700.0, "treated": 1, "post_treatment": 1}, {"Unnamed: 0": 657, "Year": 2012, "Average_Temp": 60.7, "StateName": "North Carolina", "Percipitation": 46.62, "State": "NC", "RPS": true, "Enacted": "2007", "Percentage": 12.5, "TargetYear": 2021, "Duration": 14, "CleanEnergyPercent": 2.466, "Entity": "US", "Code": "OWID_WRL", "SolarPrice": 0.8764, "CO2": 124.5, "CoalPrice": 3.79, "NaturalGasPrice": 6.69, "NuclearPrice": 0.59, "PetroleumPrice": 28.2, "GDP": 445100.0, "treated": 1, "post_treatment": 1}, {"Unnamed: 0": 699, "Year": 2013, "Average_Temp": 58.6, "StateName": "North Carolina", "Percipitation": 56.45, "State": "NC", "RPS": true, "Enacted": "2007", "Percentage": 12.5, "TargetYear": 2021, "Duration": 14, "CleanEnergyPercent": 2.466, "Entity": "US", "Code": "OWID_WRL", "SolarPrice": 0.6963, "CO2": 126.2, "CoalPrice": 3.81, "NaturalGasPrice": 6.98, "NuclearPrice": 0.65, "PetroleumPrice": 27.77, "GDP": 462300.0, "treated": 1, "post_treatment": 1}, {"Unnamed: 0": 741, "Year": 2014, "Average_Temp": 58.4, "StateName": "North Carolina", "Percipitation": 50.08, "State": "NC", "RPS": true, "Enacted": "2007", "Percentage": 12.5, "TargetYear": 2021, "Duration": 14, "CleanEnergyPercent": 2.466, "Entity": "US", "Code": "OWID_WRL", "SolarPrice": 0.6415, "CO2": 129.3, "CoalPrice": 3.6, "NaturalGasPrice": 7.69, "NuclearPrice": 0.66, "PetroleumPrice": 26.89, "GDP": 483200.0, "treated": 1, "post_treatment": 1}, {"Unnamed: 0": 783, "Year": 2015, "Average_Temp": 60.5, "StateName": "North Carolina", "Percipitation": 58.32, "State": "NC", "RPS": true, "Enacted": "2007", "Percentage": 12.5, "TargetYear": 2021, "Duration": 14, "CleanEnergyPercent": 2.466, "Entity": "US", "Code": "OWID_WRL", "SolarPrice": 0.5965, "CO2": 124.8, "CoalPrice": 3.51, "NaturalGasPrice": 6.18, "NuclearPrice": 0.63, "PetroleumPrice": 19.06, "GDP": 508900.0, "treated": 1, "post_treatment": 1}, {"Unnamed: 0": 825, "Year": 2016, "Average_Temp": 60.8, "StateName": "North Carolina", "Percipitation": 50.61, "State": "NC", "RPS": true, "Enacted": "2007", "Percentage": 12.5, "TargetYear": 2021, "Duration": 14, "CleanEnergyPercent": 2.466, "Entity": "US", "Code": "OWID_WRL", "SolarPrice": 0.5505, "CO2": 124.9, "CoalPrice": 3.14, "NaturalGasPrice": 5.3, "NuclearPrice": 0.63, "PetroleumPrice": 16.89, "GDP": 526000.0, "treated": 1, "post_treatment": 1}, {"Unnamed: 0": 867, "Year": 2017, "Average_Temp": 61.0, "StateName": "North Carolina", "Percipitation": 47.96, "State": "NC", "RPS": true, "Enacted": "2007", "Percentage": 12.5, "TargetYear": 2021, "Duration": 14, "CleanEnergyPercent": 2.466, "Entity": "US", "Code": "OWID_WRL", "SolarPrice": 0.4622, "CO2": 121.1, "CoalPrice": 3.01, "NaturalGasPrice": 6.01, "NuclearPrice": 0.67, "PetroleumPrice": 18.84, "GDP": 549700.0, "treated": 1, "post_treatment": 1}, {"Unnamed: 0": 909, "Year": 2018, "Average_Temp": 60.4, "StateName": "North Carolina", "Percipitation": 68.35, "State": "NC", "RPS": true, "Enacted": "2007", "Percentage": 12.5, "TargetYear": 2021, "Duration": 14, "CleanEnergyPercent": 2.466, "Entity": "US", "Code": "OWID_WRL", "SolarPrice": 0.4115, "CO2": 124.2, "CoalPrice": 3.18, "NaturalGasPrice": 5.99, "NuclearPrice": 0.62, "PetroleumPrice": 21.25, "GDP": 570000.0, "treated": 1, "post_treatment": 1}], "data-dad3ef2b38a3ab5a209e307b5d9c0783": [{"treated": 0, "Year": 2000, "CO2": 177.3}, {"treated": 0, "Year": 2001, "CO2": 173.3}, {"treated": 0, "Year": 2002, "CO2": 175.7}, {"treated": 0, "Year": 2003, "CO2": 180.4}, {"treated": 0, "Year": 2004, "CO2": 186.7}, {"treated": 0, "Year": 2005, "CO2": 191.7}, {"treated": 0, "Year": 2006, "CO2": 188.3}, {"treated": 0, "Year": 2010, "CO2": 177.5}, {"treated": 0, "Year": 2011, "CO2": 165.0}, {"treated": 0, "Year": 2012, "CO2": 155.7}, {"treated": 0, "Year": 2013, "CO2": 158.6}, {"treated": 0, "Year": 2014, "CO2": 162.9}, {"treated": 0, "Year": 2015, "CO2": 163.6}, {"treated": 0, "Year": 2016, "CO2": 164.5}, {"treated": 0, "Year": 2017, "CO2": 161.9}, {"treated": 0, "Year": 2018, "CO2": 164.7}, {"treated": 1, "Year": 2000, "CO2": 149.1}, {"treated": 1, "Year": 2001, "CO2": 144.3}, {"treated": 1, "Year": 2002, "CO2": 145.7}, {"treated": 1, "Year": 2003, "CO2": 147.2}, {"treated": 1, "Year": 2004, "CO2": 150.2}, {"treated": 1, "Year": 2005, "CO2": 154.2}, {"treated": 1, "Year": 2006, "CO2": 148.6}, {"treated": 1, "Year": 2010, "CO2": 147.2}, {"treated": 1, "Year": 2011, "CO2": 132.6}, {"treated": 1, "Year": 2012, "CO2": 124.5}, {"treated": 1, "Year": 2013, "CO2": 126.2}, {"treated": 1, "Year": 2014, "CO2": 129.3}, {"treated": 1, "Year": 2015, "CO2": 124.8}, {"treated": 1, "Year": 2016, "CO2": 124.9}, {"treated": 1, "Year": 2017, "CO2": 121.1}, {"treated": 1, "Year": 2018, "CO2": 124.2}], "data-a4e661436fc7e88819081f52b7d93f65": {"elided": "966 records"}}}
